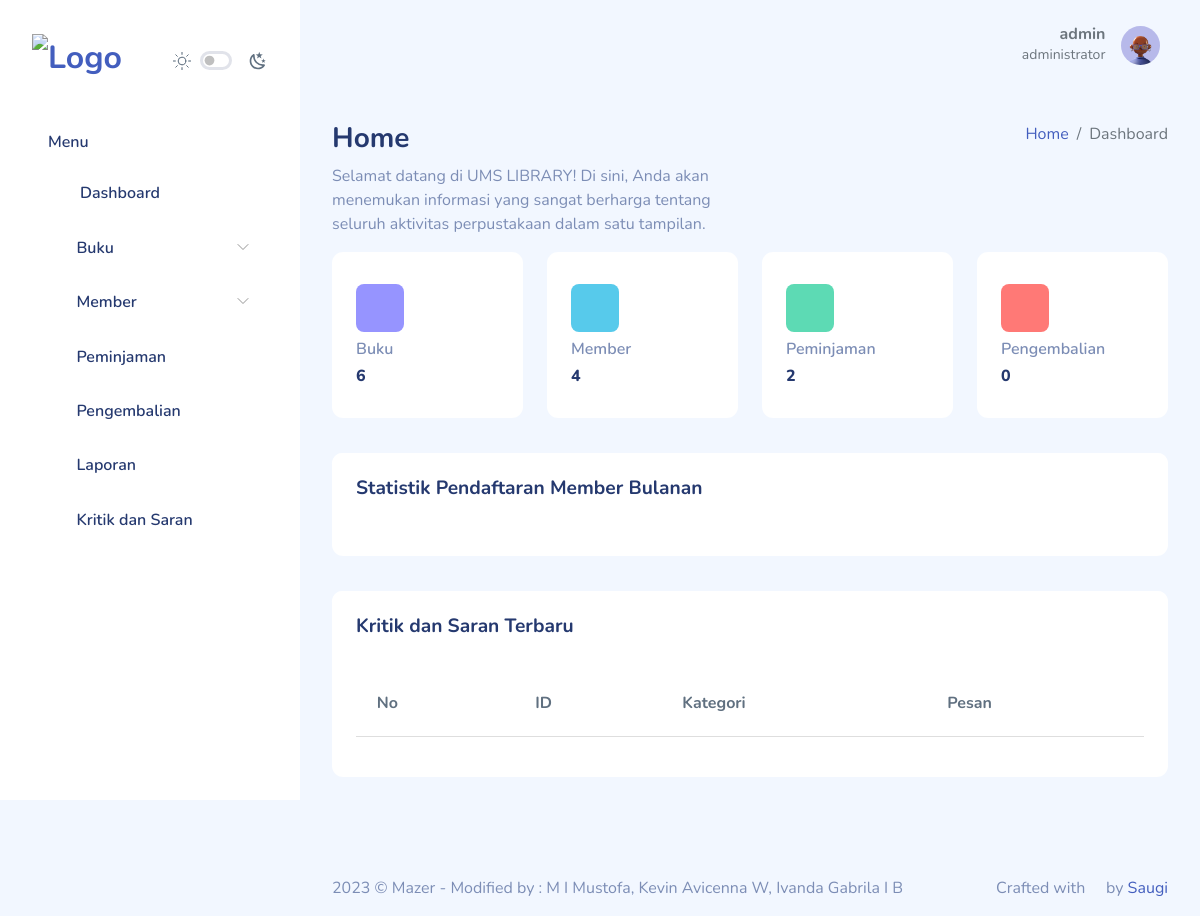
The page /app (signed in) on the database as committed earlier.
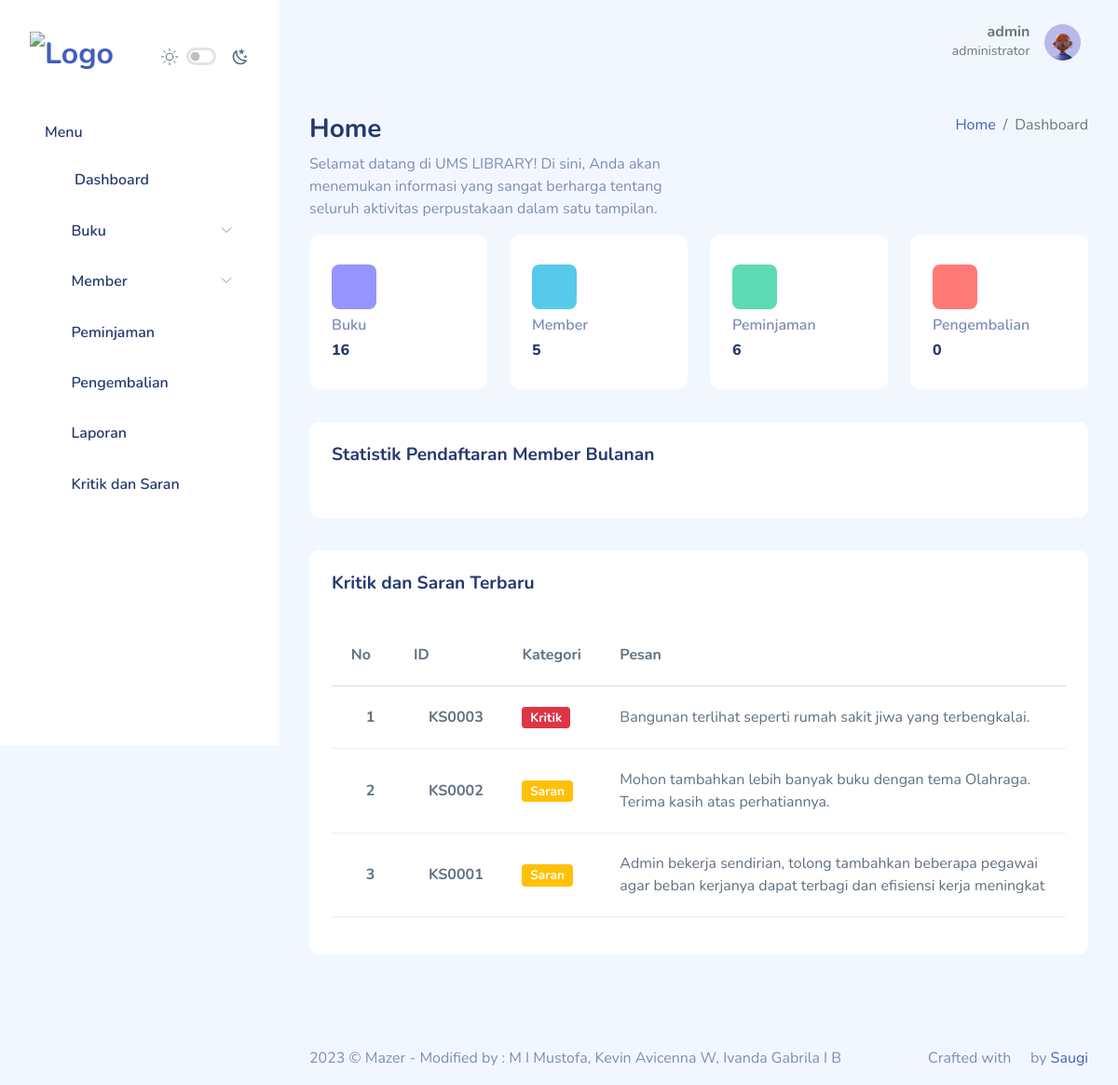
The same page on the database as committed later.
### tables this page shows
CREATE TABLE `krisar` (
  `id_krisar` varchar(25) NOT NULL,
  `id_memberFK` varchar(25) NOT NULL,
  `kategori` enum('Kritik','Saran') NOT NULL,
  `pesan` text NOT NULL
);

### app/includes/dashboard-admin.php (the view, shortened to what the changed rows need)
<div class="page-heading">
  <div class="page-title">
    <div class="row">
      <div class="col-12 col-md-6 order-md-1 order-last">
        <h3>Home</h3>
        <p class="text-subtitle text-muted">
            Selamat datang di UMS LIBRARY! Di sini, Anda akan menemukan informasi yang sangat berharga tentang seluruh aktivitas perpustakaan dalam satu tampilan.
        </p>
      </div>
      <div class="col-12 col-md-6 order-md-2 order-first">
        <nav aria-label="breadcrumb" class="breadcrumb-header float-start float-lg-end">
          <ol class="breadcrumb">
            <li class="breadcrumb-item">
              <a href="index.html">Home</a>
            </li>
            <li class="breadcrumb-item active" aria-current="page">
              Dashboard
            </li>
          </ol>
        </nav>
      </div>
    </div>
  </div>
<div class="page-content">
    <section class="row">
        <div class="col-12 col-lg">
            <div class="row" id="banner">
                <?php include('banner-admin.php'); ?>
            </div>
            <?php include('chart-admin.php'); ?>
            <div class="row">
                <div class="col-12">
                    <div class="card">
                        <div class="card-header">
                            <h4>Kritik dan Saran Terbaru</h4>
                        </div>
                        <div class="card-body">
                            <div class="table-responsive">
                                <table class="table table-hover table-lg">
                                    <thead>
                                        <tr>
                                            <th>No</th>
                                            <th>ID</th>
                                            <th>Kategori</th>
                                            <th>Pesan</th>
                                        </tr>
                                    </thead>
                                    <tbody>
                                    <?php
                                        $query = mysqli_query($koneksi, "SELECT * from krisar ORDER BY id_krisar DESC");
                                        $no    = 0;
                                        while ($list_view = mysqli_fetch_array($query)){
                                        $no++;
                                    ?>
                                        <tr>
                                            <td class="col-1">
                                                <div class="d-flex align-items-center">
                                                    <p class="font-bold ms-3 mb-0">  <?php echo $no ?> </p>
                                                </div>
                                            </td>
                                            <td class="col-auto">
                                                <div class="d-flex align-items-center">
                                                    <p class="font-bold ms-3 mb-0">  <?php echo $list_view['id_krisar']; ?> </p>
                                                </div>
                                            </td>
                                            <td>
                                                <?php
                                                if ($list_view['kategori']=='Kritik'){
                                                    echo "<span class='badge bg-danger'>".$list_view['kategori']."</span>";
                                                }
                                                else{
                                                    echo "<span class='badge bg-warning'>".$list_view['kategori']."</span>";
                                                }
                                                ?>
                                            </td>
                                            <td class="col-auto">
                                                <p class="mb-0">
                                                    <?php echo $list_view['pesan'];?>
                                                </p>
                                            </td>
                                        </tr>
                                        <?php } ?>
                                    </tbody>
                                </table>
                            </div>
                        </div>
                    </div>
                </div>
            </div>
        </div>
        </div>
</div>

### app/includes/banner-admin.php
<?php
$query = mysqli_query($koneksi,"SELECT count(id_buku) AS jumlah_buku FROM buku");
$query2 = mysqli_query($koneksi,"SELECT count(id_member)AS jumlah_member FROM member");
$query3 = mysqli_query($koneksi,"SELECT count(id_peminjaman)AS jumlah_peminjaman FROM peminjaman");
$query4 = mysqli_query($koneksi,"SELECT count(id_peminjaman)AS jumlah_pengembalian FROM peminjaman WHERE status='Dikembalikan'");
$view = mysqli_fetch_array($query);
$view2 = mysqli_fetch_array($query2);
$view3 = mysqli_fetch_array($query3);
$view4 = mysqli_fetch_array($query4);
?>
    <div class="col-6 col-lg-3 col-md-6">
        <div class="card">
            <div class="card-body px-4 py-4-5">
                <div class="row">
                    <div class="col-md-4 col-lg-12 col-xl-12 col-xxl-5 d-flex justify-content-start">
                        <div class="stats-icon purple mb-2">
                            <i class="iconly-boldShow"></i>
                        </div>
                    </div>
                    <div class="col-md-8 col-lg-12 col-xl-12 col-xxl-7">
                        <h6 class="text-muted font-semibold">
                            Buku
                        </h6>
                        <h6 class="font-extrabold mb-0"> <?php echo $view['jumlah_buku']; ?></h6>
                    </div>
                </div>
            </div>
        </div>
    </div>
    <div class="col-6 col-lg-3 col-md-6">
        <div class="card">
            <div class="card-body px-4 py-4-5">
                <div class="row">
                    <div class="col-md-4 col-lg-12 col-xl-12 col-xxl-5 d-flex justify-content-start">
                        <div class="stats-icon blue mb-2">
                            <i class="iconly-boldProfile"></i>
                        </div>
                    </div>
                    <div class="col-md-8 col-lg-12 col-xl-12 col-xxl-7">
                        <h6 class="text-muted font-semibold">Member</h6>
                        <h6 class="font-extrabold mb-0"> <?php echo $view2['jumlah_member'];?> </h6>
                    </div>
                </div>
            </div>
        </div>
    </div>
    <div class="col-6 col-lg-3 col-md-6">
        <div class="card">
            <div class="card-body px-4 py-4-5">
                <div class="row">
                    <div class="col-md-4 col-lg-12 col-xl-12 col-xxl-5 d-flex justify-content-start">
                        <div class="stats-icon green mb-2">
                            <i class="iconly-boldAdd-User"></i>
                        </div>
                    </div>
                    <div class="col-md-8 col-lg-12 col-xl-12 col-xxl-7">
                        <h6 class="text-muted font-semibold">Peminjaman</h6>
                        <h6 class="font-extrabold mb-0">  <?php echo $view3['jumlah_peminjaman']; ?> </h6>
                    </div>
                </div>
            </div>
        </div>
    </div>
    <div class="col-6 col-lg-3 col-md-6">
        <div class="card">
            <div class="card-body px-4 py-4-5">
                <div class="row">
                    <div class="col-md-4 col-lg-12 col-xl-12 col-xxl-5 d-flex justify-content-start">
                        <div class="stats-icon red mb-2">
                            <i class="iconly-boldBookmark"></i>
                        </div>
                    </div>
                    <div class="col-md-8 col-lg-12 col-xl-12 col-xxl-7">
                        <h6 class="text-muted font-semibold">Pengembalian</h6>
                        <h6 class="font-extrabold mb-0">  <?php echo $view4['jumlah_pengembalian'];?>  </h6>
                    </div>
                </div>
            </div>
        </div>
    </div>

Rows that differ between the two databases and show on the page:
added krisar: id_krisar "KS0003", kategori "Kritik", pesan "Bangunan terlihat seperti rumah sakit jiwa yang terbengkalai."
added krisar: id_krisar "KS0002", kategori "Saran", pesan "Mohon tambahkan lebih banyak buku dengan tema Olahraga. Terima kasih atas perhatiannya."
added krisar: id_krisar "KS0001", kategori "Saran", pesan "Admin bekerja sendirian, tolong tambahkan beberapa pegawai agar beban kerjanya dapat terbagi dan efisiensi kerja meningkat"
Other text that changed with them:
$view['jumlah_buku']: "6" → "16"
$view2['jumlah_member']: "4" → "5"
$view3['jumlah_peminjaman']: "2" → "6"
